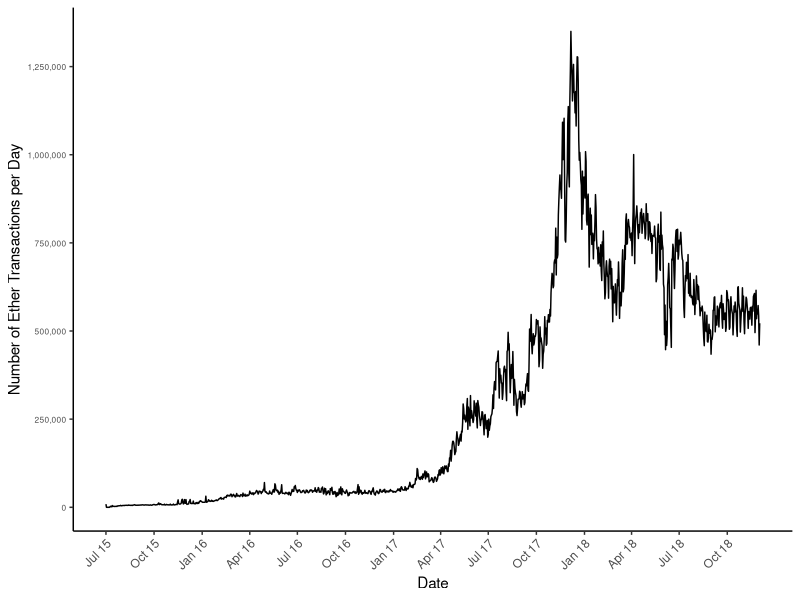
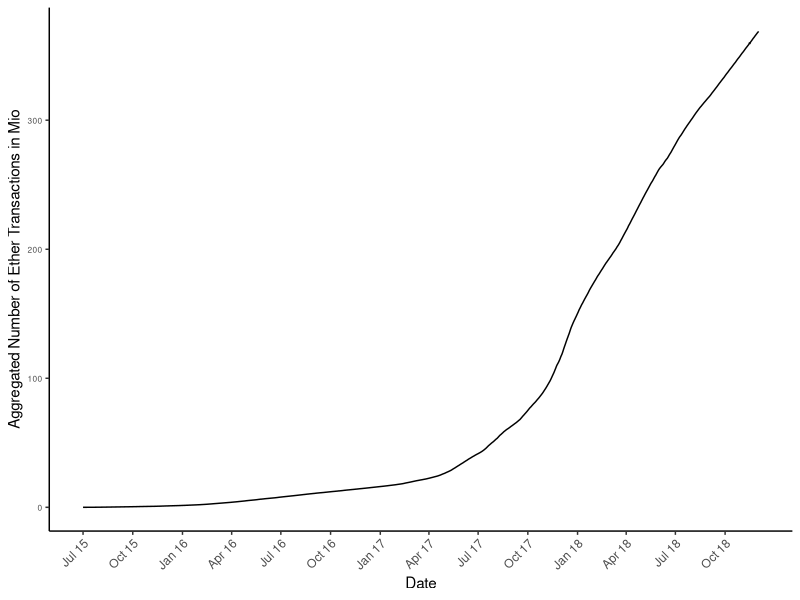
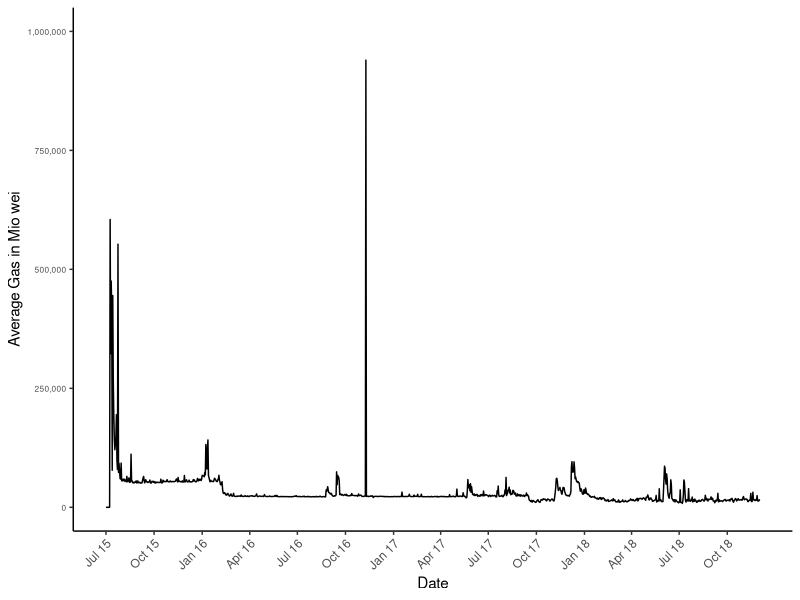
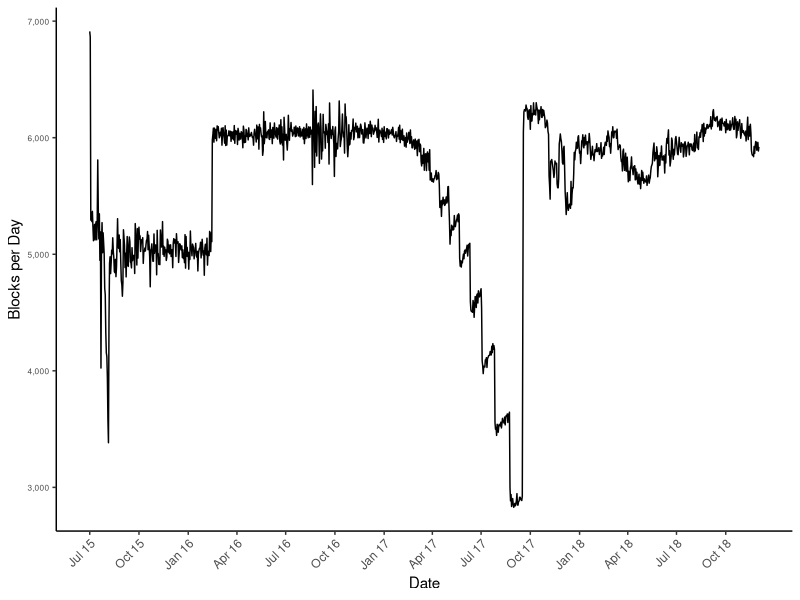
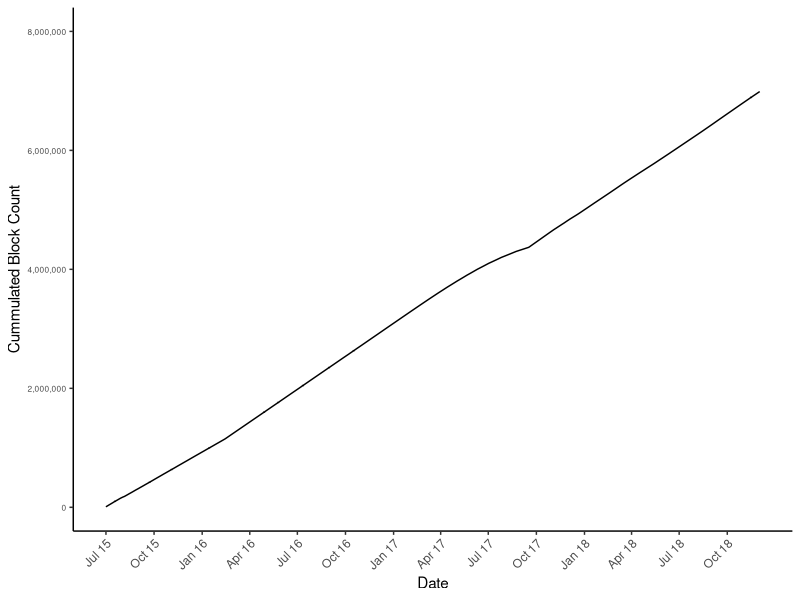
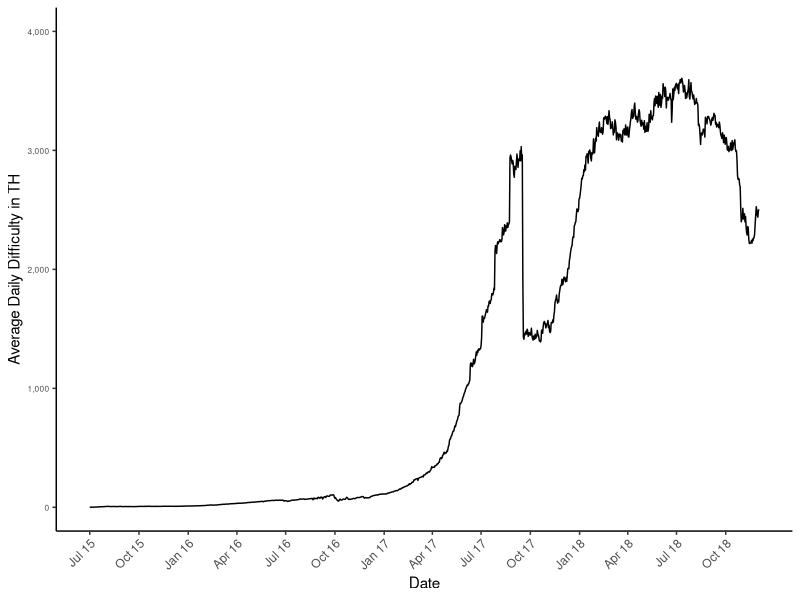
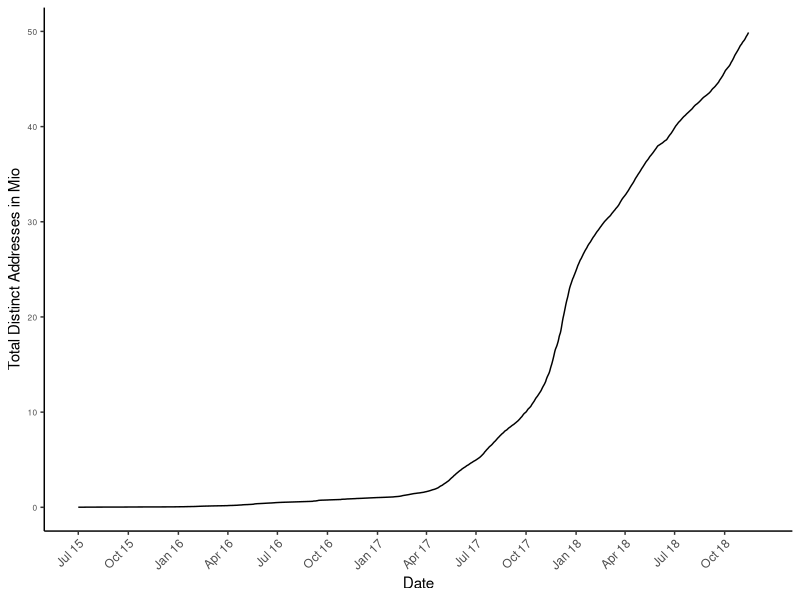
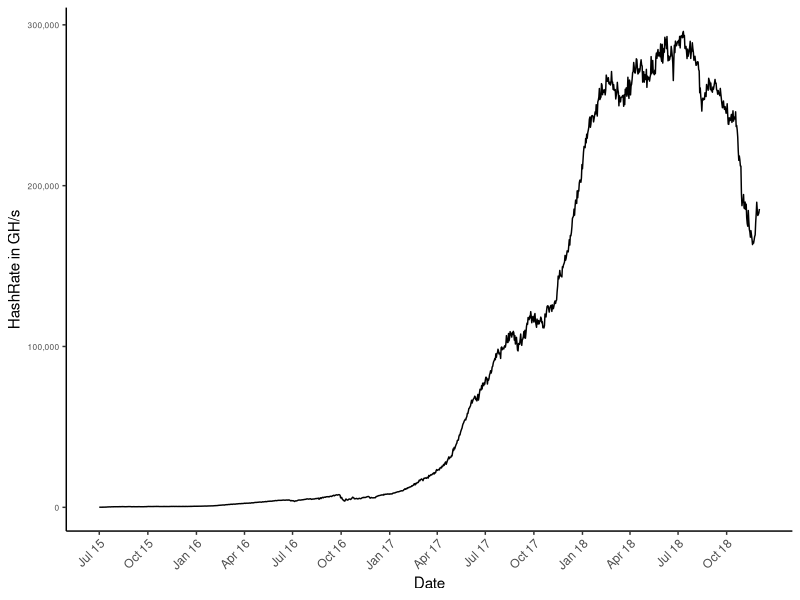

R code for these plots, in order:
library(ggplot2)
library(scales)

setwd("/Users/MarvinGauer/Documents/HU/Etherscan/New/")
Sys.setenv("LANGUAGE"="En")

GAS        = read.csv("export-AvgGasPrice.csv")
TXFEE      = read.csv("export-TransactionFee.csv")
COUNT      = read.csv("export-BlockCountRewards.csv")
BLOCKTIME  = read.csv("export-BlockTime.csv")
HASH       = read.csv("export-NetworkHash.csv")
DIFF       = read.csv("export-BlockDifficulty.csv")
ADD        = read.csv("export-AddressCount.csv")
TX         = read.csv("export-TxGrowth.csv")
CONTRACTS  = read.csv("Ethereum_Contracts_New.csv", sep = ";",colClasses=c("Date"="character","Hash"="character","Tx"="numeric","Balance"="character"),header=TRUE,stringsAsFactors=F)

CONTRACTS$Date         = as.character(CONTRACTS$Date)

TX$Date.UTC.           = as.Date(TX$Date.UTC.,format = "%m/%d/%Y")
TXFEE$Date.UTC.        = as.Date(TXFEE$Date.UTC.,format = "%m/%d/%Y")
GAS$Date.UTC.          = as.Date(GAS$Date.UTC.,format = "%m/%d/%Y")
COUNT$Date.UTC.        = as.Date(COUNT$Date.UTC.,format = "%m/%d/%Y")
DIFF$Date.UTC.         = as.Date(DIFF$Date.UTC.,format = "%m/%d/%Y")
ADD$Date.UTC.          = as.Date(ADD$Date.UTC.,format = "%m/%d/%Y")
HASH$Date.UTC.         = as.Date(HASH$Date.UTC.,format = "%m/%d/%Y")
BLOCKTIME$Date.UTC.    = as.Date(BLOCKTIME$Date.UTC.,format = "%m/%d/%Y")

GAS        = GAS[GAS$Date.UTC. <= "2018-12-31",]
TXFEE      = TXFEE[TXFEE$Date.UTC. <= "2018-12-31",]
COUNT      = COUNT[COUNT$Date.UTC. <= "2018-12-31",]
BLOCKTIME  = BLOCKTIME[BLOCKTIME$Date.UTC. <= "2018-12-31",]
HASH       = HASH[HASH$Date.UTC. <= "2018-12-31",]
DIFF       = DIFF[DIFF$Date.UTC. <= "2018-12-31",]
ADD        = ADD[ADD$Date.UTC. <= "2018-12-31",]
TX         = TX[TX$Date.UTC. <= "2018-12-31",]

grep('[0-9]{6}',CONTRACTS$Date,value=FALSE)

CONTRACTS[14136,1]  = "15.08.18"
CONTRACTS[25859,1]  = "31.05.18"
CONTRACTS[30780,1] = "23.04.18"
CONTRACTS[37142,1] = "04.03.18"
CONTRACTS[38037,1] = "26.02.18"
CONTRACTS[42557,1] = "20.01.18"
CONTRACTS[43350,1] = "11.01.18"
CONTRACTS[43407,1] = "10.01.18"
CONTRACTS[44519,1] = "24.12.17"
CONTRACTS[49365,1] = "03.10.17"
CONTRACTS[49716,1] = "23.09.17"
CONTRACTS[3718,1] = "16.11.18"
CONTRACTS$Date[30780] = "23.04.18"
CONTRACTS$Date[42557] = "20.01.18"
CONTRACTS$Date[40159] = "09.02.18"
CONTRACTS$Date[46622] = "22.11.17"

CONTRACTS$Date[45348] = "12.12.17"
CONTRACTS$Date[52515] = "04.06.17"
CONTRACTS$Date[18420] = "16.07.18"
CONTRACTS$Date[51884] = "15.07.17"
CONTRACTS$Date[47133] = "15.11.17"
CONTRACTS$Date[18546] = "16.07.18"
CONTRACTS$Date[24465] = "10.06.18"
CONTRACTS$Date[25040] = "06.06.18"

CONTRACTS$Date[48594] = "21.10.17"
CONTRACTS$Date[49081] = "10.10.17"
CONTRACTS$Date[39967] = "10.02.18"
CONTRACTS$Date[52866] = "18.04.17"
CONTRACTS$Date[5651] = "31.10.18"
CONTRACTS$Date[36256] = "11.03.18"
CONTRACTS$Date[34973] = "21.03.18"
CONTRACTS$Date[22668] = "20.06.18"

grep('[0-9]{6}',CONTRACTS$Date,value=FALSE)

Date      <- vector()
for(i in 1:length(CONTRACTS$Date)){
  if(grepl(".",CONTRACTS$Date[i],fixed = TRUE)){
    Date[i] = as.character(as.Date(CONTRACTS$Date[i],format = "%d.%m.%y"))
  }else if(grepl("/",CONTRACTS$Date[i],fixed = TRUE)){
    Date[i] = as.character(as.Date(CONTRACTS$Date[i],format = "%d/%m/%y"))
  }else{
    print(i)
    print(CONTRACTS$Date[i])
  }
}

Date = as.Date(Date,format = "%Y-%m-%d")

CONTRACTS$Date = Date
CONTRACTS$Date = as.Date(CONTRACTS$Date,format = "%y-%m-%d")

# Delete diplicates and keep the one with the highest amount of transactions
n_occur <- data.frame(table(CONTRACTS$Hash))
#CONTRACTS[CONTRACTS$Contract_Identifier %in% n_occur$Var1[n_occur$Freq > 1],]

CONTRACTS <- CONTRACTS[order(CONTRACTS$Hash, -abs(CONTRACTS$Tx) ), ]
CONTRACTS <- CONTRACTS[ !duplicated(CONTRACTS$Hash), ]

#Aggregate by Date
df        = data.frame("Dates" = vector(), "NoC" = vector(), "TXs" = vector(), "Bal" = vector())

i = 1

for(j in 1:length(unique(CONTRACTS$Date))){
  df     = rbind(df, data.frame("Dates" = unique(CONTRACTS$Date)[j],
                                "NoC"   = length(CONTRACTS$Tx[CONTRACTS$Date == unique(CONTRACTS$Date)[j]]),
                                "TXs"   = sum(CONTRACTS$Tx[CONTRACTS$Date == unique(CONTRACTS$Date)[j]]),
                                "Bal"   = sum(as.numeric(trimws(unlist(strsplit(grep(" Ether",CONTRACTS$Balance[CONTRACTS$Date == unique(CONTRACTS$Date)[j]],fixed = TRUE,value = TRUE),split = " Ether",fixed = TRUE))))) ))
  i = i + 1
}

df <- df[order(df$Dates) , ]

df = cbind(cbind(cbind(df,data.frame("CUMNoC" = cumsum(df$NoC))),data.frame("CUMTXs" = cumsum(df$TXs))),data.frame("CUMBal" = cumsum(df$Bal)))

TX[,"cum_value"]    <- cumsum(TX$Value)
TXFEE[,"cum_value"] <- cumsum(TXFEE$Value)
COUNT[,"cum_value"] <- cumsum(COUNT$Value)

options(scipen=10000)

# Daily Transactions
ggplot(TX, aes(x = Date.UTC., y = Value)) + geom_line() +
  theme(panel.background = element_blank(), 
       axis.line.x = element_line(color = "black"),
       axis.line.y = element_line(color = "black"),
       axis.text.y = element_text(size = 6),
       axis.text.x = element_text(angle = 45, hjust = 1),
       legend.key.size = unit(0.4, "cm")) + scale_x_date(breaks = as.Date(seq(from=min(TX$Date.UTC.),to=max(TX$Date.UTC.),by = "quarter")),labels=date_format("%b %y")) +
  scale_y_continuous(breaks = seq(from=0,to = max(TX$Value), by = 250000), limits = c(0,max(TX$Value)),labels = comma) + 
  xlab("Date") + 
  ylab("Number of Ether Transactions per Day")
ggsave("NumberOfDailyTransactions.pdf", width = 6, height = 6) 


# Aggregated Daily Transactions
ggplot(TX, aes(x = Date.UTC., y = cum_value/1000000)) + geom_line() +
  theme(panel.background = element_blank(), 
        axis.line.x = element_line(color = "black"),
        axis.line.y = element_line(color = "black"),
        axis.text.y = element_text(size = 6), 
        axis.text.x = element_text(angle = 45, hjust = 1),
        legend.key.size = unit(0.4, "cm")) + scale_x_date(breaks = as.Date(seq(from=min(TX$Date.UTC.),to=max(TX$Date.UTC.),by = "quarter")),labels=date_format("%b %y")) +
  scale_y_continuous(labels = comma) + 
  xlab("Date") + 
  ylab("Aggregated Number of Ether Transactions in Mio")
ggsave("AggregatedNumberOfDailyTransactions.pdf", width = 6, height = 6) 

# Average Daily Gas in Mio wei
ggplot(GAS, aes(x = Date.UTC., y = Value/1000000)) + geom_line() +
  theme(panel.background = element_blank(), 
        axis.line.x = element_line(color = "black"),
        axis.line.y = element_line(color = "black"),
        axis.text.y = element_text(size = 6),
        axis.text.x = element_text(angle = 45, hjust = 1),
        legend.key.size = unit(0.4, "cm")) + scale_x_date(breaks = as.Date(seq(from=min(GAS$Date.UTC.),to=max(GAS$Date.UTC.),by = "quarter")),labels=date_format("%b %y")) +
  scale_y_continuous(breaks = seq(from=0,to = 1000000, by = 250000), limits = c(0,1000000), labels = comma) + 
  xlab("Date") + 
  ylab("Average Gas in Mio wei")
ggsave("AverageGasInWei.pdf", width = 6, height = 6)

# Blocks per Day
ggplot(COUNT, aes(x = Date.UTC., y = Value)) + geom_line() +
  theme(panel.background = element_blank(), 
        axis.line.x = element_line(color = "black"),
        axis.line.y = element_line(color = "black"),
        axis.text.y = element_text(size = 6), 
        axis.text.x = element_text(angle = 45, hjust = 1),
        legend.key.size = unit(0.4, "cm")) + scale_x_date(breaks = as.Date(seq(from=min(COUNT$Date.UTC.),to=max(COUNT$Date.UTC.),by = "quarter")),labels=date_format("%b %y")) +
  scale_y_continuous(labels = comma) +
  xlab("Date") + 
  ylab("Blocks per Day")
ggsave("BlockPerDay.pdf", width = 6, height = 6)

# Summed Blocks per Day
ggplot(COUNT, aes(x = Date.UTC., y = cum_value)) + geom_line() +
  theme(panel.background = element_blank(), 
        axis.line.x = element_line(color = "black"),
        axis.line.y = element_line(color = "black"),
        axis.text.y = element_text(size = 6), 
        axis.text.x = element_text(angle = 45, hjust = 1),
        legend.key.size = unit(0.4, "cm")) + scale_x_date(breaks = as.Date(seq(from=min(COUNT$Date.UTC.),to=max(COUNT$Date.UTC.),by = "quarter")),labels=date_format("%b %y")) +
  scale_y_continuous(breaks = seq(from=0,to = 8000000, by = 2000000), limits = c(0,8000000), labels = comma) + 
  xlab("Date") + 
  ylab("Cummulated Block Count")
ggsave("CummulatedBlocksPerDay.pdf", width = 6, height = 6)

# Average Daily Difficulty
ggplot(DIFF, aes(x = Date.UTC., y = Value)) + geom_line() +
  theme(panel.background = element_blank(), 
        axis.line.x = element_line(color = "black"),
        axis.line.y = element_line(color = "black"),
        axis.text.y = element_text(size = 6), 
        axis.text.x = element_text(angle = 45, hjust = 1),
        legend.key.size = unit(0.4, "cm")) + scale_x_date(breaks = as.Date(seq(from=min(DIFF$Date.UTC.),to=max(DIFF$Date.UTC.),by = "quarter")),labels=date_format("%b %y")) +
  scale_y_continuous(breaks = seq(from=0,to = 4000, by = 1000), limits = c(0,4000), labels = comma) + 
  xlab("Date") + 
  ylab("Average Daily Difficulty in TH")
ggsave("AverageDailyDifficulty.pdf", width = 6, height = 6)

# Total Distinct Addresses
ggplot(ADD, aes(x = Date.UTC., y = Value/1000000)) + geom_line() +
  theme(panel.background = element_blank(), 
        axis.line.x = element_line(color = "black"),
        axis.line.y = element_line(color = "black"),
        axis.text.y = element_text(size = 6), 
        axis.text.x = element_text(angle = 45, hjust = 1),
        legend.key.size = unit(0.4, "cm")) + scale_x_date(breaks = as.Date(seq(from=min(ADD$Date.UTC.),to=max(ADD$Date.UTC.),by = "quarter")),labels=date_format("%b %y")) +
  scale_y_continuous(breaks = seq(from=0,to = 50, by = 10), limits = c(0,50), labels = comma) + 
  xlab("Date") + 
  ylab("Total Distinct Addresses in Mio")
ggsave("TotalDistinctAddresses.pdf", width = 6, height = 6)

# Daily Hashrate
ggplot(HASH, aes(x = Date.UTC., y = Value)) + geom_line() +
  theme(panel.background = element_blank(), 
        axis.line.x = element_line(color = "black"),
        axis.line.y = element_line(color = "black"),
        axis.text.y = element_text(size = 6), 
        axis.text.x = element_text(angle = 45, hjust = 1),
        legend.key.size = unit(0.4, "cm")) + scale_x_date(breaks = as.Date(seq(from=min(HASH$Date.UTC.),to=max(HASH$Date.UTC.),by = "quarter")),labels=date_format("%b %y")) +
  scale_y_continuous(labels = comma) +
  xlab("Date") + 
  ylab("HashRate in GH/s")
ggsave("HashRate.pdf", width = 6, height = 6)

# Daily BlockTime
ggplot(BLOCKTIME, aes(x = Date.UTC., y = Value)) + geom_line() +
  theme(panel.background = element_blank(), 
        axis.line.x = element_line(color = "black"),
        axis.line.y = element_line(color = "black"),
        axis.text.y = element_text(size = 6), 
        axis.text.x = element_text(angle = 45, hjust = 1),
        legend.key.size = unit(0.4, "cm")) + scale_x_date(breaks = as.Date(seq(from=min(BLOCKTIME$Date.UTC.),to=max(BLOCKTIME$Date.UTC.),by = "quarter")),labels=date_format("%b %y")) +
  scale_y_continuous(labels = comma) +
  xlab("Date") + 
  ylab("Daily Average of Blocktimes in secs") + 
  geom_hline(yintercept = mean(BLOCKTIME$Value),color = 'red', linetype = 'dashed') +
  annotate("text", x=as.Date("2018-02-28"), y=mean(BLOCKTIME$Value)-3.5, label= paste("Overall Average:", round(mean(BLOCKTIME$Value),2),"secs"))
ggsave("AvgBlockTimeinSecs.pdf", width = 6, height = 6)

# Daily Contracts 
ggplot(df, aes(x = Dates, y = NoC)) + geom_line() +
  theme(panel.background = element_blank(), 
        axis.line.x = element_line(color = "black"),
        axis.line.y = element_line(color = "black"),
        axis.text.y = element_text(size = 6), 
        axis.text.x = element_text(angle = 45, hjust = 1),
        legend.key.size = unit(0.4, "cm")) + scale_x_date(breaks = as.Date(seq(from=min(df$Dates),to=max(df$Dates),by = "quarter")),labels=date_format("%b %y")) +
  scale_y_continuous(labels = comma) +
  xlab("Verification Date") + 
  ylab("Verified Contracts per Day")
ggsave("DailyContracts.pdf", width = 6, height = 6)

# Daily Contract Transactions 
ggplot(df, aes(x = Dates, y = TXs)) + geom_line() +
  theme(panel.background = element_blank(), 
        axis.line.x = element_line(color = "black"),
        axis.line.y = element_line(color = "black"),
        axis.text.y = element_text(size = 6), 
        axis.text.x = element_text(angle = 45, hjust = 1),
        legend.key.size = unit(0.4, "cm")) + scale_x_date(breaks = as.Date(seq(from=min(df$Dates),to=max(df$Dates),by = "quarter")),labels=date_format("%b %y")) +
  scale_y_continuous(labels = comma) +
  xlab("Verification Date") + 
  ylab("Transactions in Verified Contracts")
ggsave("ContractTransactions.pdf", width = 6, height = 6)

# Daily Balances Contract Transactions 
ggplot(df, aes(x = Dates, y = Bal)) + geom_line() +
  theme(panel.background = element_blank(), 
        axis.line.x = element_line(color = "black"),
        axis.line.y = element_line(color = "black"),
        axis.text.y = element_text(size = 6), 
        axis.text.x = element_text(angle = 45, hjust = 1),
        legend.key.size = unit(0.4, "cm")) + scale_x_date(breaks = as.Date(seq(from=min(df$Dates),to=max(df$Dates),by = "quarter")),labels=date_format("%b %y")) +
  scale_y_continuous(breaks = seq(from=0,to = 4000, by = 1000), limits = c(0,4000), labels = comma) + 
  xlab("Verification Date") + 
  ylab("Balance of Verified Contracts in Ether")
ggsave("ContractBalances.pdf", width = 6, height = 6)

# CUM Contract Transactions 
ggplot(df, aes(x = Dates, y = CUMTXs)) + geom_line() +
  theme(panel.background = element_blank(), 
        axis.line.x = element_line(color = "black"),
        axis.line.y = element_line(color = "black"),
        axis.text.y = element_text(size = 6), 
        axis.text.x = element_text(angle = 45, hjust = 1),
        legend.key.size = unit(0.4, "cm")) + scale_x_date(breaks = as.Date(seq(from=min(df$Dates),to=max(df$Dates),by = "quarter")),labels=date_format("%b %y")) +
  scale_y_continuous(breaks = seq(from=0,to = 100000000, by = 25000000), limits = c(0,100000000), labels = comma) + 
  xlab("Date") + 
  ylab("Cumulative Transactions in Verified Contracts")
ggsave("CUMContractTransactions.pdf", width = 6, height = 6)

# CUM daily verified Contracts 
ggplot(df, aes(x = Dates, y = CUMNoC)) + geom_line() +
  theme(panel.background = element_blank(), 
        axis.line.x = element_line(color = "black"),
        axis.line.y = element_line(color = "black"),
        axis.text.y = element_text(size = 6), 
        axis.text.x = element_text(angle = 45, hjust = 1),
        legend.key.size = unit(0.4, "cm")) + scale_x_date(breaks = as.Date(seq(from=min(df$Dates),to=max(df$Dates),by = "quarter")),labels=date_format("%b %y")) +
  scale_y_continuous(labels = comma) +
  xlab("Date") + 
  ylab("Cumulative Verified Contracts per Day")
ggsave("CUMVerifiedContracts.pdf", width = 6, height = 6)

# CUM Balance verified Contracts 
ggplot(df, aes(x = Dates, y = CUMBal)) + geom_line() +
  theme(panel.background = element_blank(), 
        axis.line.x = element_line(color = "black"),
        axis.line.y = element_line(color = "black"),
        axis.text.y = element_text(size = 6), 
        axis.text.x = element_text(angle = 45, hjust = 1),
        legend.key.size = unit(0.4, "cm")) + scale_x_date(breaks = as.Date(seq(from=min(df$Dates),to=max(df$Dates),by = "quarter")),labels=date_format("%b %y")) +
  scale_y_continuous(breaks = seq(from=0,to = 80000, by = 20000), limits = c(0,80000),labels = comma) + 
  xlab("Date") + 
  ylab("Cumulative Balance of Verified Contracts in Ether")
ggsave("CUMBalVerifiedContracts.pdf", width = 6, height = 6)

# Combined Plot of daily Transactions overall and within verified contracts
colnames(TX)[1] = "Dates"
df2 = merge(TX, df, by="Dates", all.x=TRUE)

ggplot(df2,aes(x = Dates, y = cum_value/1000000,colour = 'Overall Transactions')) + geom_line() +
  geom_line(aes(x = Dates, y = CUMTXs/1000000, colour = 'Verified Contract Transactions')) +
  theme(panel.background = element_blank(), 
        axis.line.x = element_line(color = "black"),
        axis.line.y = element_line(color = "black"),
        axis.text.y = element_text(size = 6), 
        axis.text.x = element_text(angle = 45, hjust = 1),
        legend.key.size = unit(0.4, "cm"),legend.position="bottom") + scale_x_date(breaks = as.Date(seq(from=min(df2$Dates),to=max(df2$Dates),by = "quarter")),labels=date_format("%b %y")) +
  scale_y_continuous(breaks = seq(from=0,to = 400, by = 100), limits = c(0,400), labels = comma) + 
  xlab("Date") + 
  ylab("Aggregated Number of Transactions in Mio") +scale_colour_manual(name="Type: ",values=c("black","red"), guide = guide_legend(fill = NULL,colour = NULL))#
ggsave("AggregatedNumberOfDailyTransactionsContractsAndOverall.pdf", width = 6, height = 6) 


# Cleaned Versions

# Average Daily Gas in Mio wei

GAS$Value[GAS$Value>=250000000000] = mean(GAS$Value[GAS$Value<250000000000])

ggplot(GAS, aes(x = Date.UTC., y = Value/1000000)) + geom_line() +
  theme(panel.background = element_blank(), 
        axis.line.x = element_line(color = "black"),
        axis.line.y = element_line(color = "black"),
        axis.text.y = element_text(size = 6), 
        axis.text.x = element_text(angle = 45, hjust = 1),
        legend.key.size = unit(0.4, "cm")) + scale_x_date(breaks = as.Date(seq(from=min(GAS$Date.UTC.),to=max(GAS$Date.UTC.),by = "quarter")),labels=date_format("%b %y")) +
  scale_y_continuous(labels = comma) +
  xlab("Date") + 
  ylab("Average Gas in Mio wei")
ggsave("CLEANEDAverageGasInWei.pdf", width = 6, height = 6)

df$TXs[df$TXs>=5000000] = mean(df$TXs[df$TXs<5000000])

# Daily Contract Transactions 
ggplot(df, aes(x = Dates, y = TXs)) + geom_line() +
  theme(panel.background = element_blank(), 
        axis.line.x = element_line(color = "black"),
        axis.line.y = element_line(color = "black"),
        axis.text.y = element_text(size = 6), 
        axis.text.x = element_text(angle = 45, hjust = 1),
        legend.key.size = unit(0.4, "cm")) + scale_x_date(breaks = as.Date(seq(from=min(df$Dates),to=max(df$Dates),by = "quarter")),labels=date_format("%b %y")) +
  scale_y_continuous(labels = comma) +
  xlab("Verification Date") + 
  ylab("Transactions in Verified Contracts")
ggsave("CLEANEDContractTransactions.pdf", width = 6, height = 6)

df$Bal[df$Bal>=2000] = mean(df$Bal[df$Bal<2000])

# Daily Balances Contract Transactions 
ggplot(df, aes(x = Dates, y = Bal)) + geom_line() +
  theme(panel.background = element_blank(), 
        axis.line.x = element_line(color = "black"),
        axis.line.y = element_line(color = "black"),
        axis.text.y = element_text(size = 6), 
        axis.text.x = element_text(angle = 45, hjust = 1),
        legend.key.size = unit(0.4, "cm")) + scale_x_date(breaks = as.Date(seq(from=min(df$Dates),to=max(df$Dates),by = "quarter")),labels=date_format("%b %y")) +
  scale_y_continuous(labels = comma) +
  xlab("Verification Date") + 
  ylab("Balance of Verified Contracts in Ether")
ggsave("CLEANEDContractBalances.pdf", width = 6, height = 6)

df = df[,c("Dates","NoC","TXs","Bal")]
df <- df[order(df$Dates) , ]

df = cbind(cbind(cbind(df,data.frame("CUMNoC" = cumsum(df$NoC))),data.frame("CUMTXs" = cumsum(df$TXs))),data.frame("CUMBal" = cumsum(df$Bal)))

# CUM Contract Transactions 
ggplot(df, aes(x = Dates, y = CUMTXs)) + geom_line() +
  theme(panel.background = element_blank(), 
        axis.line.x = element_line(color = "black"),
        axis.line.y = element_line(color = "black"),
        axis.text.y = element_text(size = 6), 
        axis.text.x = element_text(angle = 45, hjust = 1),
        legend.key.size = unit(0.4, "cm")) + scale_x_date(breaks = as.Date(seq(from=min(df$Dates),to=max(df$Dates),by = "quarter")),labels=date_format("%b %y")) +
  scale_y_continuous(breaks = seq(from=0,to = 100000000, by = 20000000), limits = c(0,100000000), labels = comma) + 
  xlab("Date") + 
  ylab("Cumulative Transactions in Verified Contracts")
ggsave("CLEANEDCUMContractTransactions.pdf", width = 6, height = 6)

# CUM Balance verified Contracts 
ggplot(df, aes(x = Dates, y = CUMBal)) + geom_line() +
  theme(panel.background = element_blank(), 
        axis.line.x = element_line(color = "black"),
        axis.line.y = element_line(color = "black"),
        axis.text.y = element_text(size = 6), 
        axis.text.x = element_text(angle = 45, hjust = 1),
        legend.key.size = unit(0.4, "cm")) + scale_x_date(breaks = as.Date(seq(from=min(df$Dates),to=max(df$Dates),by = "quarter")),labels=date_format("%b %y")) +
  scale_y_continuous(breaks = seq(from=0,to = 80000, by = 20000), limits = c(0,80000), labels = comma) +
  xlab("Date") + 
  ylab("Cumulative Balance of Verified Contracts in Ether")
ggsave("CLEANEDCUMBalVerifiedContracts.pdf", width = 6, height = 6)


# Combined Plot of daily Transactions overall and within verified contracts
colnames(TX)[1] = "Dates"
df2 = merge(TX, df, by="Dates", all.x=TRUE)

ggplot(df2,aes(x = Dates, y = cum_value/1000000,colour = 'Overall Transactions')) + geom_line() +
  geom_line(aes(x = Dates, y = CUMTXs/1000000, colour = 'Verified Contract Transactions')) +
  theme(panel.background = element_blank(), 
        axis.line.x = element_line(color = "black"),
        axis.line.y = element_line(color = "black"),
        axis.text.y = element_text(size = 6), 
        axis.text.x = element_text(angle = 45, hjust = 1),
        legend.key.size = unit(0.4, "cm"),legend.position="bottom") + scale_x_date(breaks = as.Date(seq(from=min(df2$Dates),to=max(df2$Dates),by = "quarter")),labels=date_format("%b %y")) +
  scale_y_continuous(labels = comma) +
  xlab("Date") + 
  ylab("Aggregated Number of Transactions in Mio") +scale_colour_manual(name="Type: ",values=c("black","red"), guide = guide_legend(fill = NULL,colour = NULL))#
ggsave("CLEANEDAggregatedNumberOfDailyTransactionsContractsAndOverall.pdf", width = 6, height = 6) 

